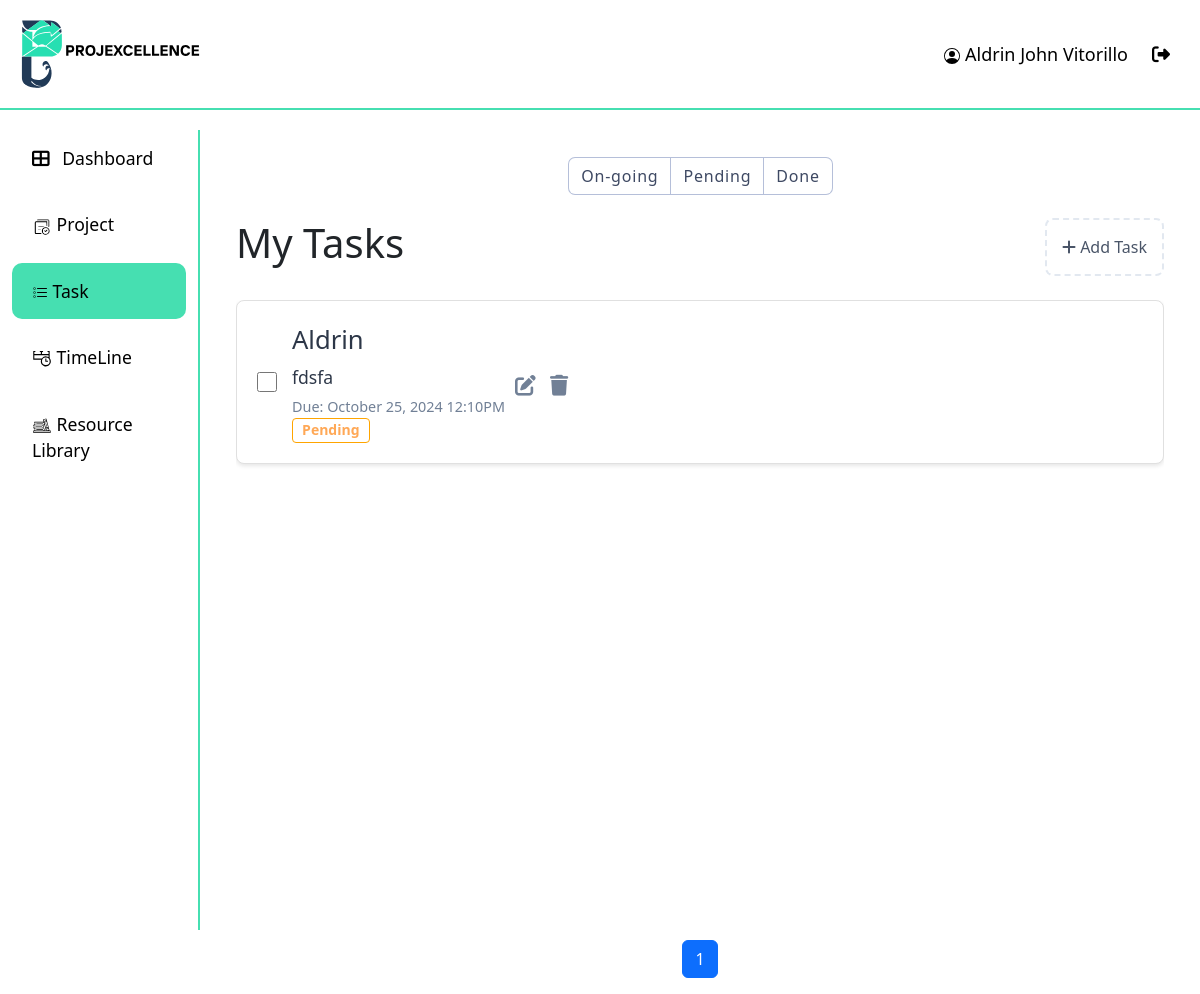
The page /task/Pending/ (signed in) on the database as committed earlier.
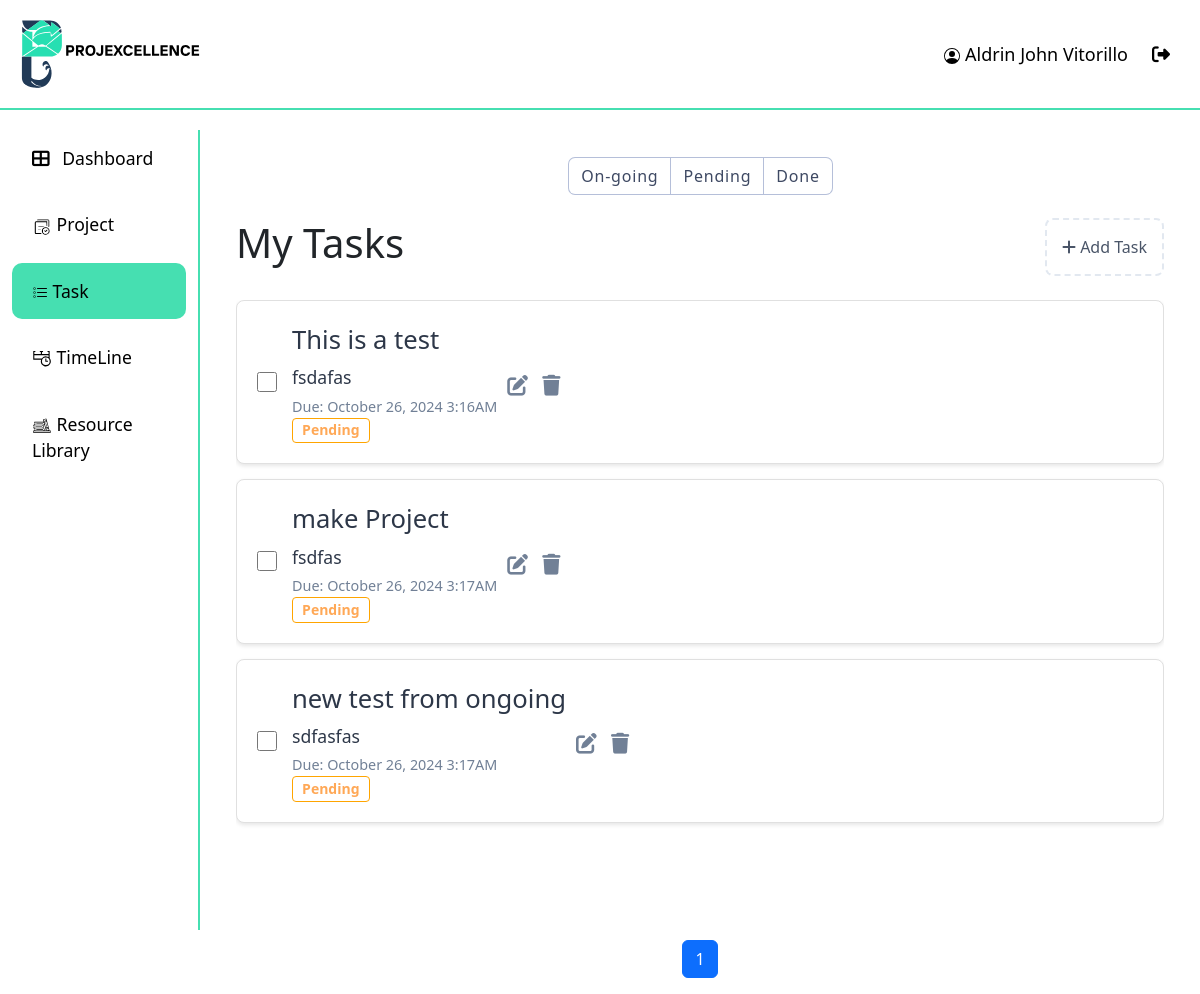
The same page on the database as committed later.
### api/models.py (models this page shows, shortened)
class Task(models.Model):
    STATUS_CHOICES = [
        ("On-going", "On-going"),
        ("Pending", "Pending"),
        ("Done", "Done"),
    ]
    project_id = models.ForeignKey(Project, on_delete=models.CASCADE)
    task_name = models.CharField(max_length=50)
    description = models.TextField()
    assigned_to = models.ForeignKey(User, on_delete=models.CASCADE)
    status = models.CharField(max_length=10, choices=STATUS_CHOICES, default="Pending")
    due_date = models.DateTimeField()
    completed = models.BooleanField(default=False)
    created_at = models.DateTimeField(auto_now_add=True)
    updated_at = models.DateTimeField(auto_now=True)

### api/views.py (the view)
# urls.py: path("task/<str:status>/", views.task_list, name="task"),
@login_required
def task_list(request,status):
    tasks = Task.objects.filter(assigned_to=request.user, status=status).order_by("due_date")
    task_filter = TaskFilter(request.GET, queryset=tasks)
    paginator = Paginator(task_filter.qs, 10)
    page_number = request.GET.get("page")
    page_obj = paginator.get_page(page_number)
    edit_task_forms = {task.id: TaskForm(instance=task) for task in tasks}
    context = {
        "page_obj": page_obj,
        "edit_task_forms": edit_task_forms,
        "add_task_form": TaskForm(),
        "filter": task_filter,
    }
    return render(request, "task.html", context)

### api/forms.py
class TaskForm(forms.ModelForm):
    class Meta:
        model = Task
        fields = ["project_id","task_name", "description", "assigned_to", "due_date", "status"]
        widgets = {
            "due_date": forms.DateTimeInput(attrs={"type": "datetime-local"}),
        }
    def __init__(self, *args, **kwargs):
        super().__init__(*args, **kwargs)
        self.fields['assigned_to'].queryset = User.objects.filter(is_active=True)

### api/models.py (called while the page is built)
    def __str__(self):
        return f"{self.first_name} {self.last_name}"

    def __str__(self):
        return self.project_name

### api/templatetags/custom_filters.py (called while the page is built)
@register.filter
def dict_get(d, key):
    return d.get(key)

### api/templates/task.html (shortened to what this page needs)
{% extends "base.html" %}
{% load crispy_forms_tags %}
{% load custom_filters %}
{% block content %}
    <div class="mydict">
        <div>
            <label for="On-going">
                <span>On-going</span>
            </label>
            <label for="Pending">
                <span>Pending</span>
            </label>
            <label for="Done">
                <span>Done</span>
            </label>
        </div>
    </div>
<div class="page-container">
    <div class="content-wrapper container mt-4">
        <div class="d-flex justify-content-between align-items-center mb-4">
            <h1 class="text-3xl font-bold">My Tasks</h1>
            <div class="add-task" data-bs-toggle="modal" data-bs-target="#addTaskModal">
                <i class="fas fa-plus mr-2"></i> Add Task
            </div>
        </div>
        <div id="tasks-list">
            {% for task in page_obj %}
            <div class="task-item {% if task.completed %}completed{% endif %}">
                <div class="d-flex align-items-center">
                    <input type="checkbox" class="task-checkbox" {% if task.completed %}checked{% endif %}>
                    <div>
                        <div class="task-title">{{ task.task_name }}</div>
                        <div class="task-description">{{ task.description }}</div>
                        <div class="task-due-date">Due: {{ task.due_date|date:"F j, Y g:iA" }}</div>
                        <span class="badge {{ task.status|lower }}">
                            {{ task.status }}
                        </span>
                    </div>
                    <div class="task-actions ml-auto">
                        <i class="fas fa-edit" data-bs-toggle="modal" data-bs-target="#editTaskModal{{ task.id }}"></i>
                        <i class="fas fa-trash" data-bs-toggle="modal" data-bs-target="#deleteTaskModal{{ task.id }}"></i>
                    </div>
                </div>
            </div>
            {% empty %}
                <div class="task-item">
                    <h4 class="text-center">You have no tasks to accomplish.<br/><small>Set up tasks to have a productive day ahead.</small></h4>
                </div>
            {% endfor %}
        </div>
        <nav aria-label="Page navigation" class="mt-auto">
            <ul class="pagination justify-content-center">
                {% for num in page_obj.paginator.page_range %}
                    {% if page_obj.number == num %}
                        <li class="page-item active"><span class="page-link">{{ num }}</span></li>
                    {% elif num > page_obj.number|add:'-3' and num < page_obj.number|add:'3' %}
                        <li class="page-item"><a class="page-link" href="?page={{ num }}">{{ num }}</a></li>
                    {% endif %}
                {% endfor %}
            </ul>
        </nav>
    </div>
</div>
{% endblock content %}

Rows that differ between the two databases and show on the page:
no longer on this page (row edited): Task: task_name "Aldrin", description "fdsfa", due_date "October 25, 2024 12:10PM", status "Pending"
added Task: task_name "This is a test", description "fsdafas", due_date "October 26, 2024 3:16AM", status "Pending"
added Task: task_name "make Project", description "fsdfas", due_date "October 26, 2024 3:17AM", status "Pending"
added Task: task_name "new test from ongoing", description "sdfasfas", due_date "October 26, 2024 3:17AM", status "Pending"
